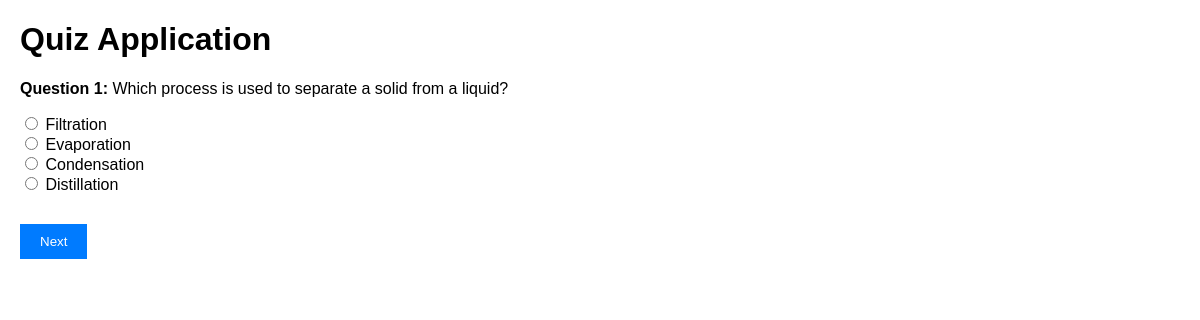
Page /start_quiz/4/4 on the committed database.
### tables this page shows
CREATE TABLE question(
    id INTEGER PRIMARY KEY AUTOINCREMENT,
    quiz_id INTEGER,
    question_statement TEXT,
    option_1 TEXT,
    option_2 TEXT,option_3 TEXT,option_4 TEXT,correct_option TEXT,chid TEXT,question_title TEXT,FOREIGN KEY(quiz_id) REFERENCES quiz(id)
);

### app.py (the view)
@app.route('/start_quiz/<int:id>/<int:u_id>', methods=['GET','POST'])
def start_quiz(id,u_id):
    QUESTIONS = question_get(id)
    if 'current_index' not in session:
        session['current_index'] = 0
        session['score'] = 0
    current_index = session['current_index']
    if current_index >= len(QUESTIONS):
        score = session.pop('score', 0)
        total_questions = len(QUESTIONS)
        session.pop('current_index', None)
        update_score(id,u_id,score)
        return render_template('start_quiz.html', current_question=None, score=score, total_questions=total_questions,a=id,b=u_id)
    question_data = QUESTIONS[current_index]
    if request.method == 'POST':
        user_answer = request.form['user_answer']
        correct_answer = question_data['answer']
        if user_answer == correct_answer:
            session['score'] += 1
        session['current_index'] += 1
    return render_template(
        'start_quiz.html',
        current_question=question_data['question'],
        options=question_data['options'],
        question_number=current_index + 1,a=id,b=u_id
    )

### database.py (called while the page is built)
def question_get(id):
    con = sqlite3.connect('database.sqlite3')
    cur = con.cursor()
    query = f"SELECT question_statement,option_1,option_2,option_3,option_4,correct_option FROM question WHERE quiz_id=?"
    cur.execute(query,(id,))
    res1 = cur.fetchall()
    con.commit()
    con.close()
    res = []
    for a in res1:
        l={}
        l['question'] = a[0]
        l['options'] = [a[1],a[2],a[3],a[4]]
        l['answer'] = a[5]
        res.append(l)
    return res

### templates/start_quiz.html (shortened to what this page needs)
<!DOCTYPE html>
<html lang="en">
<head>
</head>
<body>
    {%set i = namespace(value=1)%}
    <h1>Quiz Application</h1>
    <div id="quiz-container">
        <form action="/start_quiz/{{a}}/{{b}}" method="POST">
            {% if current_question is not none %}
                <div class="question-container">
                    <p><strong>Question {{ question_number }}:</strong> {{ current_question }}</p>
                    <div>
                        {% for option in options %}
                            <input type="radio" id="option{{ loop.index }}" name="user_answer" value="{{ i.value }}" required>
                            <label for="option{{ loop.index }}">{{ option }}</label><br>
                            {%set i.value = i.value + 1 %}
                        {% endfor %}
                    </div>
                </div>
                <button type="submit" class="button">Next</button>
            {% else %}
                <p>Quiz complete! Your score is {{ score }} out of {{ total_questions }}.</p>
                <button class="button"><a href="/user/{{b}}">close</a></button>
            {% endif %}
        </form>
    </div>
</body>
</html>

### templates/start_quiz.html (style rules this page uses)
body { font-family: Arial, sans-serif; margin: 20px; }
.question-container { margin-bottom: 20px; }
.button { margin-top: 10px; padding: 10px 20px; background-color: #007BFF; color: white; border: none; cursor: pointer; }

### rows in the picture
question: question_statement "Which process is used to separate a solid from a liquid?", option_1 "Filtration", option_2 "Evaporation", option_3 "Condensation", option_4 "Distillation"

### other values in the picture
{{ question_number }} "1"
